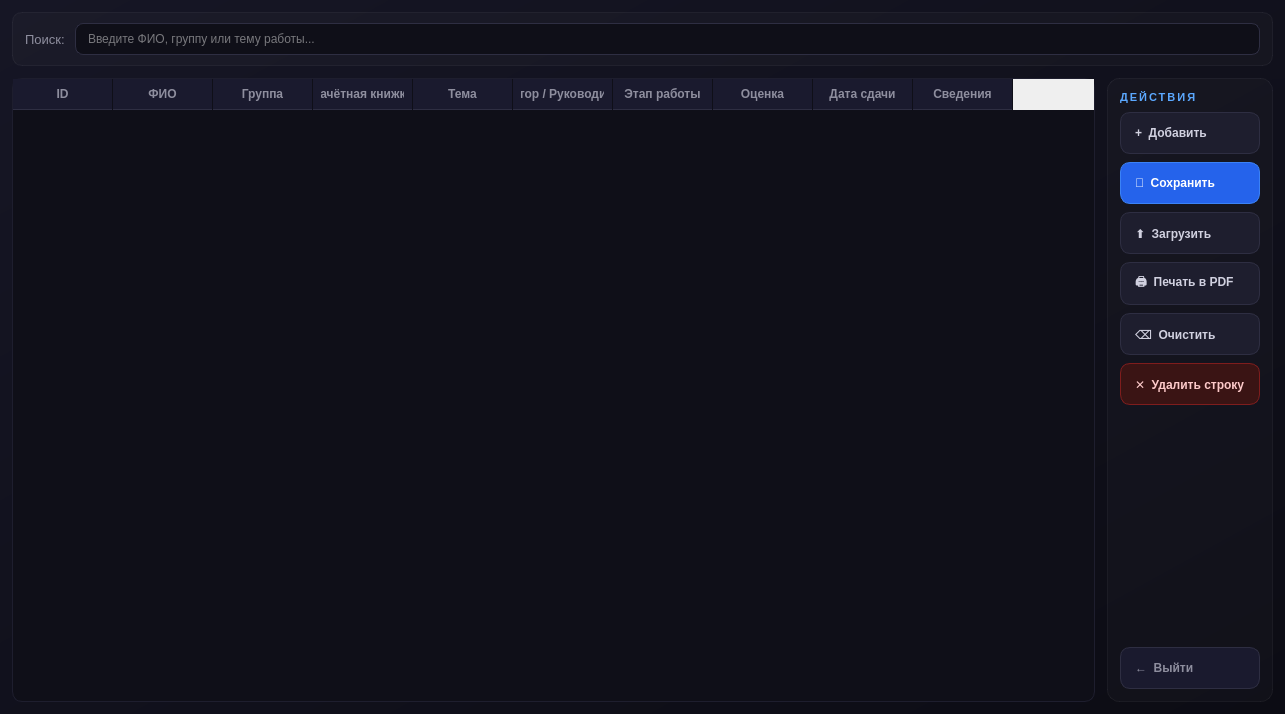
<?xml version="1.0" encoding="UTF-8"?>
<ui version="4.0">
 <class>Coursework</class>
 <widget class="QWidget" name="Coursework">
  <property name="geometry">
   <rect>
    <x>0</x>
    <y>0</y>
    <width>1285</width>
    <height>714</height>
   </rect>
  </property>
  <property name="windowTitle">
   <string>Курсовые работы</string>
  </property>
  <property name="styleSheet">
   <string notr="true">
    QWidget#Coursework {
        background: qlineargradient(x1:0, y1:0, x2:1, y2:1, stop:0 #161625, stop:1 #0c0c14);
        color: #d1d1e0;
        font-family: "Segoe UI", sans-serif;
        font-size: 10pt;
    }

    QFrame#toolbarPanel {
        background-color: rgba(255,255,255,0.02);
        border: 1px solid rgba(255,255,255,0.05);
        border-radius: 10px;
    }
    QFrame#actionsPanel {
        background-color: rgba(255,255,255,0.02);
        border: 1px solid rgba(255,255,255,0.05);
        border-radius: 12px;
    }

    QLabel#labelSearch {
        color: #8e8e9e;
        font-size: 10pt;
    }

    QLabel#labelActionsTitle {
        color: #5ba8ff;
        font-size: 11px;
        font-weight: 700;
        letter-spacing: 2px;
    }

    QPushButton {
        background-color: #1e1e2e;
        border: 1px solid #2e2e42;
        border-radius: 10px;
        color: #d1d1e0;
        font-weight: 600;
        padding: 10px 14px;
        text-align: left;
        min-height: 20px;
    }
    QPushButton:hover   { background-color: #252538; color: #ffffff; }
    QPushButton:pressed { background-color: #1a1a28; }

    QPushButton#btnSave {
        background-color: #2563eb;
        border: 1px solid #3b82f6;
        color: #ffffff;
    }
    QPushButton#btnSave:hover { background-color: #3b82f6; }

    QPushButton#bntDelete {
        background-color: #3a1414;
        border: 1px solid #7f1d1d;
        color: #fecaca;
    }
    QPushButton#bntDelete:hover { background-color: #7f1d1d; color: #ffffff; }

    QPushButton#btnBack {
        background-color: #1a1a2e;
        color: #8e8e9e;
    }
    QPushButton#btnBack:hover { color: #ffffff; }

    QLineEdit {
        background-color: #0f0f18;
        border: 1px solid #2e2e42;
        border-radius: 8px;
        padding: 7px 10px;
        color: #e0e0e0;
        selection-background-color: #2563eb;
        selection-color: #ffffff;
    }
    QLineEdit:focus { border: 1px solid #3390EC; }

    QTableWidget {
        background-color: #0f0f18;
        alternate-background-color: #131320;
        gridline-color: #1e1e2e;
        border: 1px solid #1e1e2e;
        border-radius: 10px;
        color: #e0e0e0;
        selection-background-color: #2563eb;
        selection-color: #ffffff;
    }
    QTableWidget::item { padding: 4px; }
    QTableWidget::item:hover { background-color: #1a1a2e; }

    QHeaderView::section {
        background-color: #1a1a2e;
        color: #8e8e9e;
        padding: 6px 8px;
        border: none;
        border-right: 1px solid #0f0f18;
        border-bottom: 1px solid #2e2e42;
        font-weight: 700;
    }
    QTableCornerButton::section {
        background-color: #1a1a2e;
        border: none;
    }

    QScrollBar:vertical {
        background: #0f0f18;
        width: 10px;
        margin: 0;
        border-radius: 5px;
    }
    QScrollBar::handle:vertical {
        background: #2e2e42;
        min-height: 24px;
        border-radius: 5px;
    }
    QScrollBar::handle:vertical:hover { background: #3a3a52; }
    QScrollBar::add-line:vertical,
    QScrollBar::sub-line:vertical { height: 0; }

    QScrollBar:horizontal {
        background: #0f0f18;
        height: 10px;
        margin: 0;
        border-radius: 5px;
    }
    QScrollBar::handle:horizontal {
        background: #2e2e42;
        min-width: 24px;
        border-radius: 5px;
    }
    QScrollBar::handle:horizontal:hover { background: #3a3a52; }
    QScrollBar::add-line:horizontal,
    QScrollBar::sub-line:horizontal { width: 0; }
   </string>
  </property>

  <layout class="QVBoxLayout" name="rootLayout">
   <property name="spacing"><number>12</number></property>
   <property name="leftMargin"><number>12</number></property>
   <property name="topMargin"><number>12</number></property>
   <property name="rightMargin"><number>12</number></property>
   <property name="bottomMargin"><number>12</number></property>

   <!-- Панель поиска -->
   <item>
    <widget class="QFrame" name="toolbarPanel">
     <layout class="QHBoxLayout" name="toolbarLayout">
      <property name="spacing"><number>10</number></property>
      <property name="leftMargin"><number>12</number></property>
      <property name="topMargin"><number>10</number></property>
      <property name="rightMargin"><number>12</number></property>
      <property name="bottomMargin"><number>10</number></property>

      <item>
       <widget class="QLabel" name="labelSearch">
        <property name="text"><string>Поиск:</string></property>
       </widget>
      </item>
      <item>
       <widget class="QLineEdit" name="lineEditFind">
        <property name="placeholderText"><string>Введите ФИО, группу или тему работы...</string></property>
       </widget>
      </item>
     </layout>
    </widget>
   </item>

   <!-- Основная область: таблица + панель действий -->
   <item>
    <layout class="QHBoxLayout" name="mainAreaLayout">
     <property name="spacing"><number>12</number></property>

     <!-- Таблица -->
     <item>
      <widget class="QTableWidget" name="tableWidget">
       <property name="alternatingRowColors"><bool>true</bool></property>
       <property name="selectionBehavior"><enum>QAbstractItemView::SelectRows</enum></property>
       <property name="sortingEnabled"><bool>true</bool></property>

       <column><property name="text"><string>ID</string></property></column>
       <column><property name="text"><string>ФИО</string></property></column>
       <column><property name="text"><string>Группа</string></property></column>
       <column><property name="text"><string>Зачётная книжка</string></property></column>
       <column><property name="text"><string>Тема</string></property></column>
       <column><property name="text"><string>Куратор / Руководитель</string></property></column>
       <column><property name="text"><string>Этап работы</string></property></column>
       <column><property name="text"><string>Оценка</string></property></column>
       <column><property name="text"><string>Дата сдачи</string></property></column>
       <column><property name="text"><string>Сведения</string></property></column>
      </widget>
     </item>

     <!-- Правая панель действий -->
     <item>
      <widget class="QFrame" name="actionsPanel">
       <property name="minimumWidth"><number>220</number></property>
       <property name="maximumWidth"><number>240</number></property>
       <layout class="QVBoxLayout" name="actionsLayout">
        <property name="spacing"><number>8</number></property>
        <property name="leftMargin"><number>12</number></property>
        <property name="topMargin"><number>12</number></property>
        <property name="rightMargin"><number>12</number></property>
        <property name="bottomMargin"><number>12</number></property>

        <item>
         <widget class="QLabel" name="labelActionsTitle">
          <property name="text"><string>ДЕЙСТВИЯ</string></property>
         </widget>
        </item>

        <item>
         <widget class="QPushButton" name="btnAdd">
          <property name="text"><string>+  Добавить</string></property>
          <property name="toolTip"><string>Добавить новую курсовую работу</string></property>
         </widget>
        </item>

        <item>
         <widget class="QPushButton" name="btnSave">
          <property name="text"><string>💾  Сохранить</string></property>
          <property name="toolTip"><string>Сохранить изменения</string></property>
         </widget>
        </item>

        <item>
         <widget class="QPushButton" name="btnUpload">
          <property name="text"><string>⬆  Загрузить</string></property>
          <property name="toolTip"><string>Загрузить данные из файла</string></property>
         </widget>
        </item>

        <item>
         <widget class="QPushButton" name="btnPrinter">
          <property name="text"><string>🖨  Печать в PDF</string></property>
          <property name="toolTip"><string>Экспорт в PDF</string></property>
         </widget>
        </item>

        <item>
         <widget class="QPushButton" name="btnClear">
          <property name="text"><string>⌫  Очистить</string></property>
          <property name="toolTip"><string>Очистить таблицу</string></property>
         </widget>
        </item>

        <item>
         <widget class="QPushButton" name="bntDelete">
          <property name="text"><string>✕  Удалить строку</string></property>
          <property name="toolTip"><string>Удалить выбранную строку</string></property>
         </widget>
        </item>

        <item>
         <spacer name="actionsSpacer">
          <property name="orientation"><enum>Qt::Vertical</enum></property>
          <property name="sizeHint" stdset="0"><size><width>20</width><height>40</height></size></property>
         </spacer>
        </item>

        <item>
         <widget class="QPushButton" name="btnBack">
          <property name="text"><string>←  Выйти</string></property>
          <property name="toolTip"><string>Закрыть окно</string></property>
         </widget>
        </item>
       </layout>
      </widget>
     </item>
    </layout>
   </item>
  </layout>
 </widget>
 <resources/>
 <connections/>
</ui>
